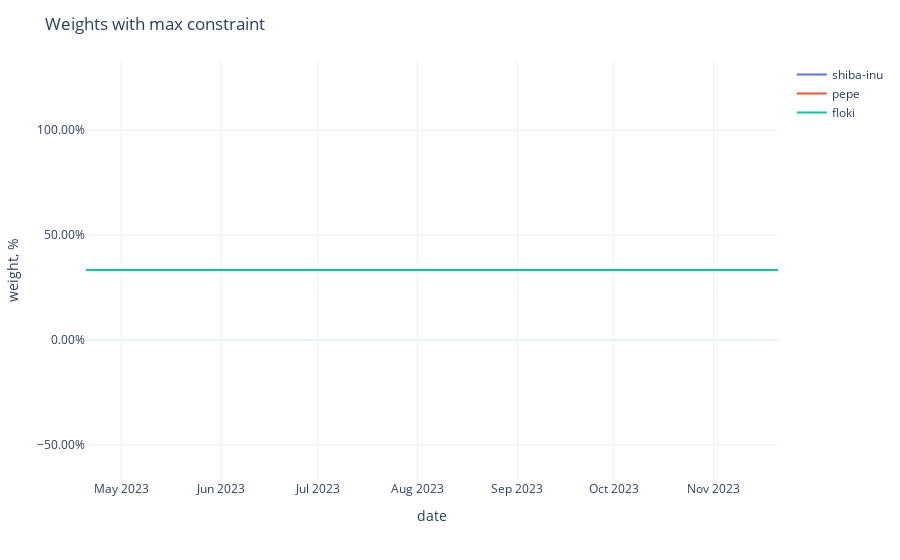

Here is the notebook cell this chart was saved with:
### Code cell
fig = px.line(adjusted_weights,
              labels={'value': 'weight, %', 'variable': ''})
fig.update_traces(
    hovertemplate="%{y}"
)
fig.update_yaxes(
    tickformat=".2%",
)
fig.update_xaxes(
    showspikes=True,
    spikethickness=2,
    spikedash="dot",
    spikecolor="#999999",
    spikemode="across",
)
fig.update_layout(
    hovermode="x",
    hoverdistance=100,  ## Distance to show hover label of data point
    spikedistance=1000,  ## Distance to show spike
    template='plotly_white',
    title='Weights with max constraint'
)

### Figure 1 — Plotly figure (JSON) as saved in the notebook; plotly's stock layout.template omitted (floating-point values rounded to 4 significant figures; data arrays with more than 128 entries replaced by an {"elided": "..."} marker saying what was removed)
{"data": [{"hovertemplate": "%{y}", "legendgroup": "shiba-inu", "line": {"color": "#636efa", "dash": "solid"}, "marker": {"symbol": "circle"}, "mode": "lines", "name": "shiba-inu", "orientation": "v", "showlegend": true, "type": "scatter", "x": {"elided": "216 str values"}, "xaxis": "x", "y": {"elided": "216 float values"}, "yaxis": "y"}, {"hovertemplate": "%{y}", "legendgroup": "pepe", "line": {"color": "#EF553B", "dash": "solid"}, "marker": {"symbol": "circle"}, "mode": "lines", "name": "pepe", "orientation": "v", "showlegend": true, "type": "scatter", "x": {"elided": "216 str values"}, "xaxis": "x", "y": {"elided": "216 float values"}, "yaxis": "y"}, {"hovertemplate": "%{y}", "legendgroup": "floki", "line": {"color": "#00cc96", "dash": "solid"}, "marker": {"symbol": "circle"}, "mode": "lines", "name": "floki", "orientation": "v", "showlegend": true, "type": "scatter", "x": {"elided": "216 str values"}, "xaxis": "x", "y": {"elided": "216 float values"}, "yaxis": "y"}], "layout": {"hoverdistance": 100, "hovermode": "x", "legend": {"title": {"text": ""}, "tracegroupgap": 0}, "margin": {"t": 60}, "spikedistance": 1000, "title": {"text": "Weights with max constraint"}, "xaxis": {"anchor": "y", "domain": [0, 1], "showspikes": true, "spikecolor": "#999999", "spikedash": "dot", "spikemode": "across", "spikethickness": 2, "title": {"text": "date"}}, "yaxis": {"anchor": "x", "domain": [0, 1], "tickformat": ".2%", "title": {"text": "weight, %"}}}}
